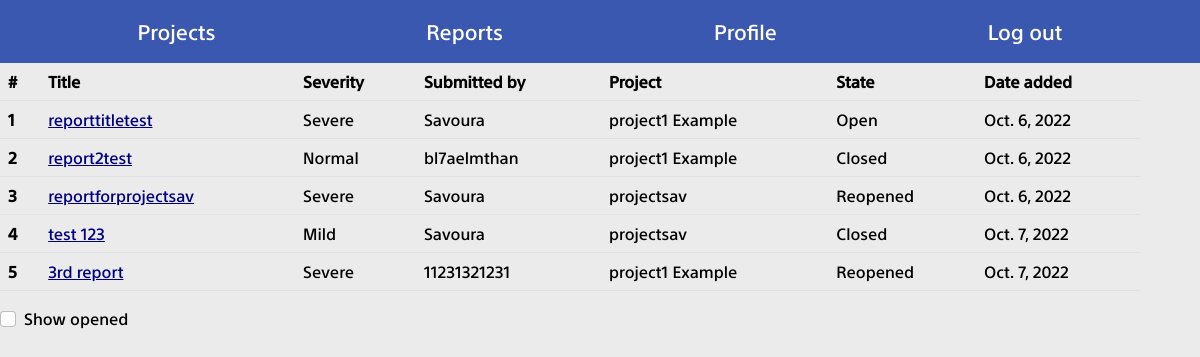
Page /reports on the committed database.
### report/models.py (models this page shows, shortened)
class report(models.Model):
    title = models.CharField(max_length=30)
    options = (
        ("Severe", "severe")
        , ("Normal", "normal")
        , ("Mild", "mild")
    )
    severity = models.CharField(max_length=20, choices=options, default="severe")
    description = models.TextField()
    attachment = models.FileField(upload_to='static/uploads/', blank=True)
    states = (
        ("Open", "open")
        , ("Closed", "closed")
        , ("Reopened", "reopened")
    )
    state = models.CharField(max_length=20, choices=states, default="open")
    date_added = models.DateField()
    reported_by = models.ForeignKey(User, related_name="submitter", on_delete=models.SET_NULL, null=True, blank=True)
    assigned_to = models.ManyToManyField(User, related_name="assign")
    belongs_to = models.ForeignKey(project, on_delete=models.SET_NULL, null=True, blank=True)

### project/models.py (models this page shows, shortened)
class project(models.Model):
	name = models.CharField(max_length = 40)
	date_added = models.DateField()
	bugs_count = models.IntegerField()

### report/views.py (the view)
# urls.py: path('reports' , all_reports , name="reports"),
def all_reports(request):
    reports = report.objects.all()
    context = {"reports": reports}
    if request.method == 'GET' and request.headers.get("ajax") == "true" and request.headers.get(
            "ajaxFunction") == "showOpen" and request.headers.get("method") == "open":
        rep = reports.exclude(state="Closed")
        return reports_collection_to_json(rep)
    elif request.method == 'GET' and request.headers.get("ajax") == "true" and request.headers.get(
            "ajaxFunction") == "showOpen" and request.headers.get("method") == "all":
        return reports_collection_to_json(reports)
    return render(request, "reports.html", context)

### templates/reports.html (shortened to what this page needs)
{% extends "base.html" %}
{% load static %}
{% block css_files %}
    <link rel="stylesheet" href="{% static 'bootstrap.min.css' %}">
    <link rel="stylesheet" href="{% static 'base.css' %}">
    <link rel="stylesheet" href="{% static 'home.css' %}">
{% endblock %}
{% block content %}
    <table class="table">
        <thead>
        <tr>
            <th scope="col">#</th>
            <th scope="col">Title</th>
            <th scope="col">Severity</th>
            <th scope="col">Submitted by</th>
            <th scope="col">Project</th>
            <th scope="col">State</th>
            <th scope="col">Date added</th>
        </tr>
        </thead>
        <tbody id="table_body">
        {% for report in reports %}
            <tr>
                <th scope="row"> {{ forloop.counter }}</th>
                <td><a href="{% url 'reports' %}/{{ report.id }}" class="a_color">{{ report.title }}</a></td>
                <td>{{ report.severity }}</td>
                <td>{{ report.reported_by }}</td>
                <td>{{ report.belongs_to.name }}</td>
                <td>{{ report.state }}</td>
                <td>{{ report.date_added }}</td>
            </tr>
        {% endfor %}
        </tbody>
    </table>
    <div class="form-check">
        <input class="form-check-input" type="checkbox" value="" id="openfilter">
        <label class="form-check-label" for="flexCheckDefault">
            Show opened
        </label>
    </div>
{% endblock %}

### static/base.css (style rules this page uses)
* { margin: 0; padding: 0; font-family: sst !important; color: black; }
.a_color { color: #000080 !important; }
a { color: white !important; cursor: pointer; }

### static/home.css (style rules this page uses)
* { margin: 0; padding: 0; font-family: 'Merriweather Sans', sans-serif; font-family: 'Montserrat', sans-serif; color: black; }
tr { align-items: center; }
body { background-color: #EBEBEB; }

### rows in the picture
report: title "reporttitletest", severity "Severe", reported_by "Savoura", belongs_to.name "project1 Example", state "Open", date_added "Oct. 6, 2022"
report: title "report2test", severity "Normal", reported_by "bl7aelmthan", belongs_to.name "project1 Example", state "Closed", date_added "Oct. 6, 2022"
report: title "reportforprojectsav", severity "Severe", reported_by "Savoura", belongs_to.name "projectsav", state "Reopened", date_added "Oct. 6, 2022"
report: title "test 123", severity "Mild", reported_by "Savoura", belongs_to.name "projectsav", state "Closed", date_added "Oct. 7, 2022"
report: title "3rd report", severity "Severe", reported_by "11231321231", belongs_to.name "project1 Example", state "Reopened", date_added "Oct. 7, 2022"
